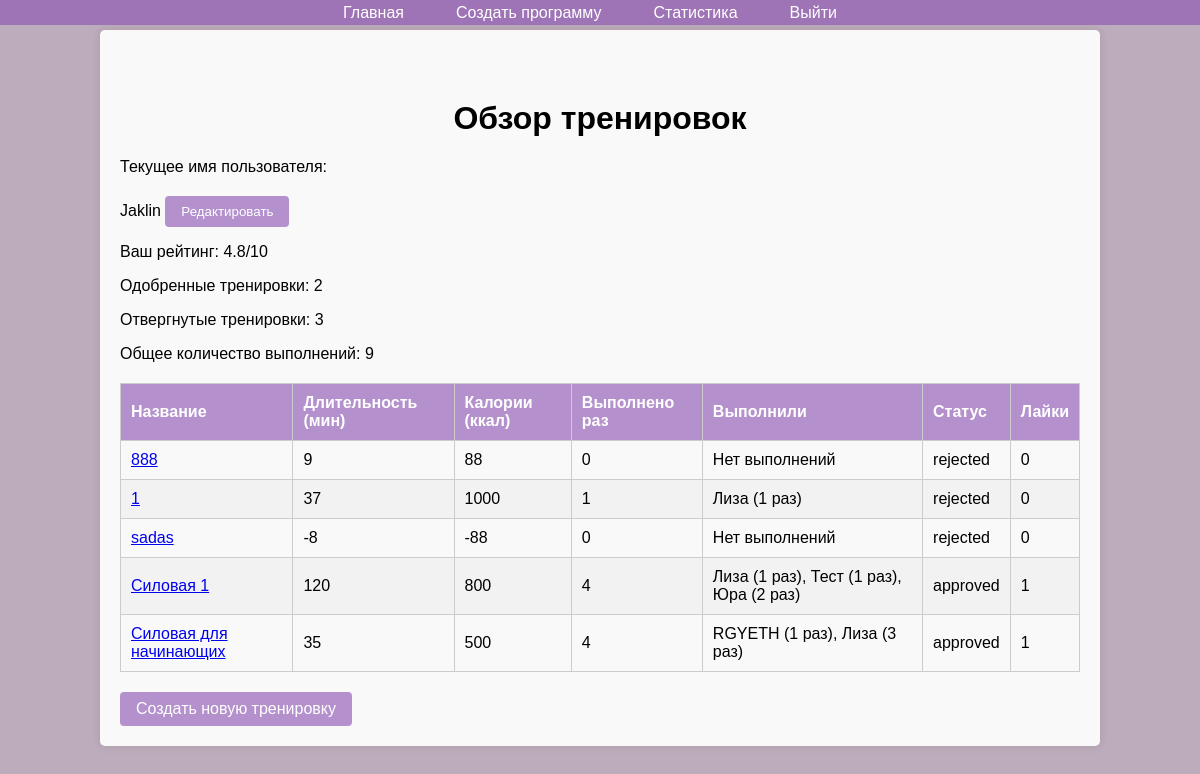
Screenshot of /training_overview.php (signed in) with the database file from the repository.
### tables this page shows
CREATE TABLE `users` (
  `id` int(11) NOT NULL AUTO_INCREMENT,
  `username` varchar(255) DEFAULT NULL,
  `email` varchar(255) DEFAULT NULL,
  `password_hash` varchar(255) DEFAULT NULL,
  `age` int(11) DEFAULT NULL,
  `weight` float DEFAULT NULL,
  `height` float DEFAULT NULL,
  `gender` enum('male','female') DEFAULT NULL,
  `activity_level` enum('sedentary','light','moderate','active','very_active') DEFAULT NULL,
  `daily_calories` decimal(10,2) DEFAULT NULL,
  `created_at` timestamp NOT NULL DEFAULT current_timestamp(),
  `role_id` int(11) DEFAULT NULL,
  PRIMARY KEY (`id`),
  UNIQUE KEY `email` (`email`),
  KEY `role_id` (`role_id`),
  CONSTRAINT `users_ibfk_1` FOREIGN KEY (`role_id`) REFERENCES `roles` (`id`)
);

CREATE TABLE `training_programs` (
  `id` int(11) NOT NULL AUTO_INCREMENT,
  `name` varchar(255) DEFAULT NULL,
  `description` text DEFAULT NULL,
  `duration` int(11) DEFAULT NULL,
  `calories_burned` int(11) DEFAULT NULL,
  `training_name` varchar(255) DEFAULT NULL,
  `training_type_id` int(11) DEFAULT NULL,
  `created_by` int(11) DEFAULT NULL,
  `created_at` timestamp NOT NULL DEFAULT current_timestamp(),
  `status` enum('pending','approved','rejected') DEFAULT 'pending',
  PRIMARY KEY (`id`),
  KEY `training_type_id` (`training_type_id`),
  KEY `created_by` (`created_by`),
  CONSTRAINT `training_programs_ibfk_1` FOREIGN KEY (`training_type_id`) REFERENCES `training_types` (`id`) ON DELETE SET NULL,
  CONSTRAINT `training_programs_ibfk_2` FOREIGN KEY (`created_by`) REFERENCES `users` (`id`) ON DELETE CASCADE
);

### training_overview.php (the view, shortened to what this page needs)
<?php
include 'navbar.php';
$user_id = $_SESSION['user_id'];
$stmt = $conn->prepare("
    SELECT
        u.username,
        COUNT(DISTINCT tl.id) AS total_likes,
        SUM(CASE WHEN t.status = 'approved' THEN 1 ELSE 0 END) AS approved_count,
        SUM(CASE WHEN t.status = 'rejected' THEN 1 ELSE 0 END) AS rejected_count,
        COUNT(te.id) AS total_executions
    FROM users u
    LEFT JOIN training_programs t ON u.id = t.created_by
    LEFT JOIN training_likes tl ON t.id = tl.training_id
    LEFT JOIN training_executions te ON t.id = te.training_id
    WHERE u.id = ?
");
$stmt->bind_param("i", $user_id);
$stmt->execute();
$trainer_rating = $stmt->get_result()->fetch_assoc();
if ($trainer_rating && isset($trainer_rating['username'])) {
    $current_username = $trainer_rating['username'];
    $approved_count = $trainer_rating['approved_count'] ?: 0;
    $rejected_count = $trainer_rating['rejected_count'] ?: 0;
    $total_executions = $trainer_rating['total_executions'] ?: 0;
    $approved_total = $approved_count + $rejected_count;
    $approval_ratio = $approved_total > 0 ? $approved_count / $approved_total : 0;
    $like_ratio = $approved_total > 0 ? $trainer_rating['total_likes'] / $approved_total : 0;
    $execution_ratio = ($total_executions > 0) ? 1 : 0;
    $overall_rating = round(($approval_ratio * 4 + $like_ratio * 5 + $execution_ratio * 1), 1);
} else {
    $error_message = "Пользователь не найден или данные отсутствуют.";
    $current_username = "Неизвестный пользователь";
}
$stmt = $conn->prepare("
    SELECT
        t.id,
        t.name,
        t.description,
        t.duration,
        t.calories_burned,
        t.status,
        COUNT(te.id) AS execution_count,
        COUNT(DISTINCT tl.id) AS like_count,
        GROUP_CONCAT(DISTINCT CONCAT(u.username, ' (',
            (SELECT COUNT(te_inner.id) FROM training_executions te_inner WHERE te_inner.user_id = te.user_id AND te_inner.training_id = t.id),
            ' раз)') SEPARATOR ', ') AS executed_by
    FROM training_programs t
    LEFT JOIN training_executions te ON t.id = te.training_id
    LEFT JOIN users u ON te.user_id = u.id
    LEFT JOIN training_likes tl ON t.id = tl.training_id
    WHERE t.created_by = ?
    GROUP BY t.id
    ORDER BY t.id DESC
");
$stmt->bind_param("i", $user_id);
$stmt->execute();
$programs = $stmt->get_result()->fetch_all(MYSQLI_ASSOC);
$approved_count = 0;
$rejected_count = 0;
foreach ($programs as $program) {
    if ($program['status'] === 'approved') {
        $approved_count++;
    } elseif ($program['status'] === 'rejected') {
        $rejected_count++;
    }
}
?>
<!DOCTYPE html>
<html lang="ru">
<head>
</head>
<body>
<div class="container">
    <h1>Обзор тренировок</h1>
    <div class="form-group">
        <label for="current_username">Текущее имя пользователя:</label>
        <div id="current_username_display">
            <span><?php echo htmlspecialchars($current_username); ?></span>
            <button type="button" class="btn" onclick="showEditForm()">Редактировать</button>
        </div>
        <p>Ваш рейтинг: <?php echo htmlspecialchars($overall_rating); ?>/10</p>
        <p>Одобренные тренировки: <?php echo htmlspecialchars($approved_count); ?></p>
        <p>Отвергнутые тренировки: <?php echo htmlspecialchars($rejected_count); ?></p>
        <p>Общее количество выполнений: <?php echo htmlspecialchars($total_executions); ?></p>
    </div>
    <?php if (!empty($programs)): ?>
        <table>
            <thead>
                <tr>
                    <th>Название</th>
                    <th>Длительность (мин)</th>
                    <th>Калории (ккал)</th>
                    <th>Выполнено раз</th>
                    <th>Выполнили</th>
                    <th>Статус</th>
                    <th>Лайки</th>
                </tr>
            </thead>
            <tbody>
                <?php foreach ($programs as $program): ?>
                    <tr>
                        <td>
                            <a href="training_details.php?id=<?php echo $program['id']; ?>">
                                <?php echo htmlspecialchars($program['name']); ?>
                            </a>
                        </td>
                        <td><?php echo htmlspecialchars($program['duration']); ?></td>
                        <td><?php echo htmlspecialchars($program['calories_burned']); ?></td>
                        <td><?php echo htmlspecialchars($program['execution_count']); ?></td>
                        <td><?php echo htmlspecialchars($program['executed_by'] ?: 'Нет выполнений'); ?></td>
                        <td><?php echo htmlspecialchars($program['status']); ?></td>
                        <td><?php echo htmlspecialchars($program['like_count']); ?></td>
                    </tr>
                <?php endforeach; ?>
            </tbody>
        </table>
    <?php else: ?>
        <p>У вас нет созданных тренировок.</p>
    <?php endif; ?>
    <a href="trainer_programs.php" class="btn">Создать новую тренировку</a>
</div>
</body>
</html>

### navbar.php (style rules this page uses)
body { margin: 0; padding-top: 50px; }

### training_overview.php (style rules this page uses)
body { font-family: Arial, sans-serif; background-color: #bdacbb; margin: 0; padding: 0; display: flex; flex-direction: column; align-items: center; }
h1 { margin-top: 50px; text-align: center; }
.container { width: 80%; max-width: 1200px; padding: 20px; background-color: #f9f9f9; border-radius: 5px; box-shadow: 0 0 10px rgba(0, 0, 0, 0.1); margin-top: 30px; }
table { width: 100%; border-collapse: collapse; margin-top: 20px; }
table, th, td { border: 1px solid #ccc; }
th, td { padding: 10px; text-align: left; }
th { background-color: rgba(139, 83, 179, 0.62); color: white; }
tr:nth-child(even) { background-color: #f2f2f2; }
.btn { padding: 8px 16px; background-color: rgba(139, 83, 179, 0.62); color: white; border: none; border-radius: 4px; cursor: pointer; text-decoration: none; display: inline-block; margin-top: 20px; }
.form-group { margin-bottom: 20px; }

### rows the page displays
users: username "Jaklin"
training_programs: name "888", duration "9", calories_burned "88", execution_count "0", executed_by "Нет выполнений", status "rejected", like_count "0"
training_programs: name "1", duration "37", calories_burned "1000", execution_count "1", executed_by "Лиза (1 раз)", status "rejected", like_count "0"
training_programs: name "sadas", duration "-8", calories_burned "-88", execution_count "0", executed_by "Нет выполнений", status "rejected", like_count "0"
training_programs: name "Силовая 1", duration "120", calories_burned "800", execution_count "4", executed_by "Лиза (1 раз), Тест (1 раз), Юра (2 раз)", status "approved", like_count "1"
training_programs: name "Силовая для начинающих", duration "35", calories_burned "500", execution_count "4", executed_by "RGYETH (1 раз), Лиза (3 раз)", status "approved", like_count "1"

### other values shown
$overall_rating "4.8"
$approved_count "2"
$rejected_count "3"
$total_executions "9"
